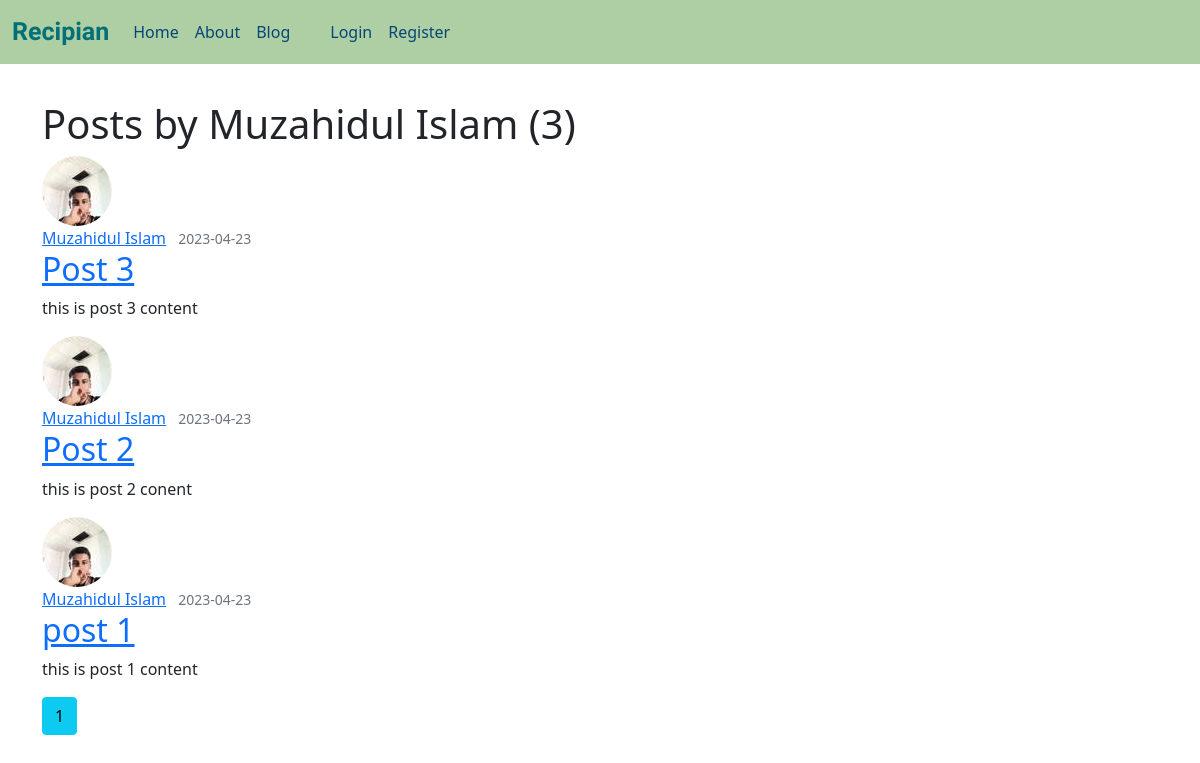
Page /user/Muzahidul Islam on the earlier database version.
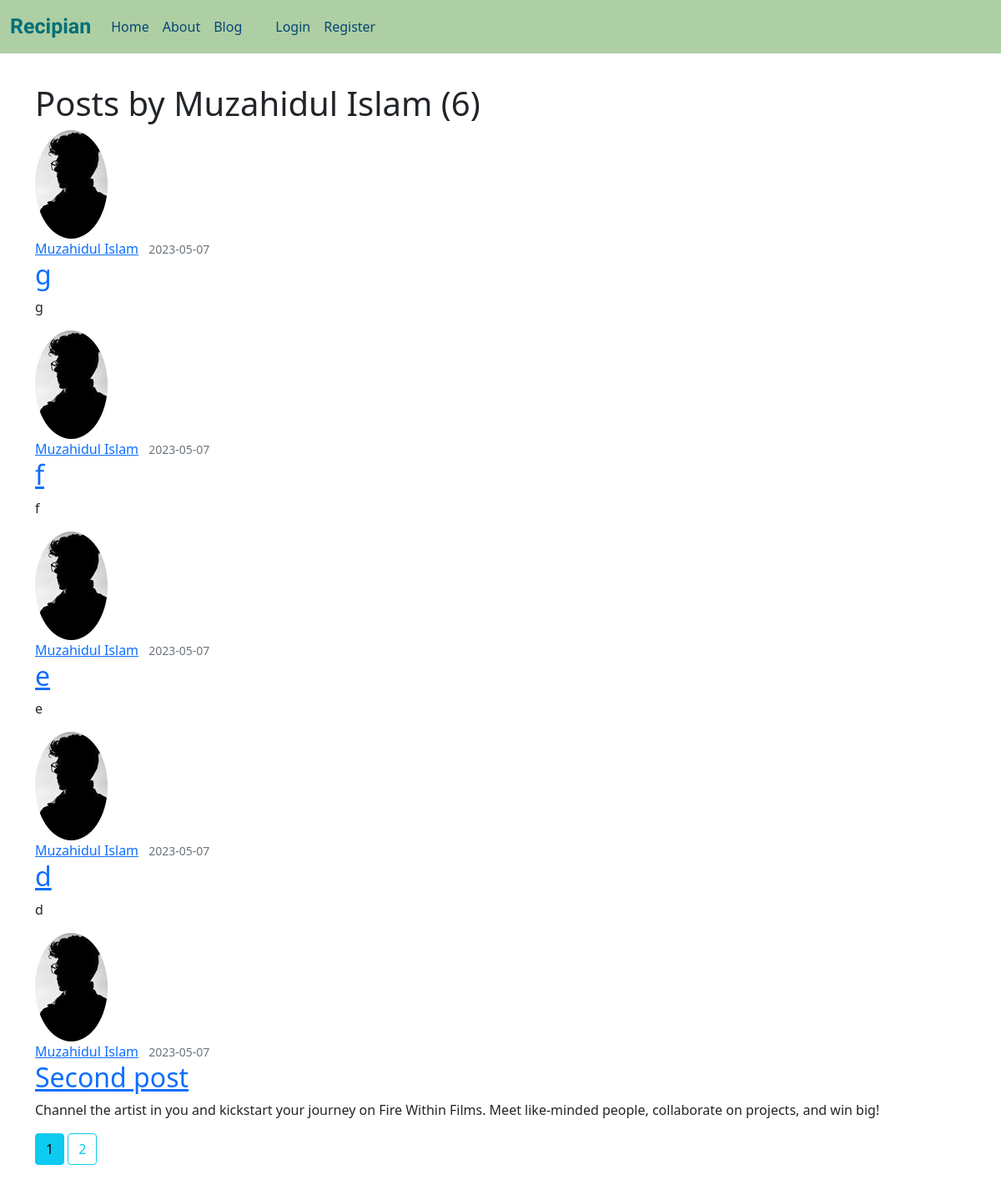
Same page on the later database version.
### flaskblog/models.py (models this page shows, shortened)
class User(db.Model, UserMixin):
    id = db.Column(db.Integer,primary_key=True)
    username = db.Column(db.String(20),unique=True,nullable=False)
    email = db.Column(db.String(120),unique=True,nullable=False)
    image_file = db.Column(db.String(20),nullable=False, default = 'default.jpg')
    password = db.Column(db.String(60),nullable=False)
    posts = db.relationship('Post', backref='author',lazy=True)

class Post(db.Model):
    id = db.Column(db.Integer,primary_key=True)
    title = db.Column(db.String(100), nullable=False)
    date_posted  = db.Column(db.DateTime, nullable=False , default = datetime.utcnow)
    content = db.Column(db.String(1000), nullable = False)
    user_id = db.Column(db.Integer, db.ForeignKey('user.id'), nullable = False)

### flaskblog/routes.py (the view)
@app.route("/user/<string:username>")#this is second route to go home page
def user_posts(username):
    page = request.args.get('page',1, type=int)
    user = User.query.filter_by(username=username).first_or_404()
    posts = Post.query.filter_by(author=user).order_by(Post.date_posted.desc()).paginate(page=page, per_page=5)
    return render_template('user_post.html', posts = posts, user=user) #sending arguments

### flaskblog/templates/user_post.html
{% extends "layout.html" %}
{% block content%}
    <h1 class="my-2">Posts by {{user.username}} ({{posts.total}})</h1>
    {% for post in posts.items %}
        <article class="media content-section">
            <img class="rounded-circle article-img" src="{{url_for('static', filename='profilePic/' + post.author.image_file)}}" alt="">
            <div class="media-body">
                <div class="article-metadata">
                    <a class="me-2" href="{{url_for('user_posts', username=post.author.username)}}">{{post.author.username}}</a>
                    <small class="text-muted">{{post.date_posted.strftime('%Y-%m-%d')}}</small>
                </div>
                <h2><a class="article-title" href="{{url_for('post', post_id=post.id)}}">{{post.title}}</a></h2>
                <p>{{post.content}}</p>
            </div>
        </article>
    {% endfor%}
    {% for page_num in posts.iter_pages(left_edge=1, right_edge=1, left_current=1, right_current=2) %}
        {% if page_num %}
            {% if posts.page == page_num %}
                <a class="btn btn-info mb-4" href="{{url_for('user_posts',page=page_num, username=user.username)}}">{{page_num}}</a>
            {% else %}
                <a class="btn btn-outline-info mb-4" href="{{url_for('user_posts',page=page_num, username=user.username)}}">{{page_num}}</a>
            {% endif %}
        {% else %}
        ...
        {% endif %}
    {% endfor %}
{% endblock content%}

### flaskblog/templates/layout.html (shortened to what this page needs)
<!DOCTYPE html>
<html lang="en">
<head>
    <link rel="stylesheet" href="https://cdnjs.cloudflare.com/ajax/libs/font-awesome/6.4.0/css/all.min.css" />
    <link href="https://cdn.jsdelivr.net/npm/bootstrap@5.0.2/dist/css/bootstrap.min.css" rel="stylesheet">
    <link rel="stylesheet" href="{{ url_for('static', filename='main.css' ) }}">
</head>
<body>
  <header class="site-header mb-5">
    <nav class="navbar navbar-expand-md  navbar-bg fixed-top">
        <div class="container-fluid">
          <a class="navbar-brand logo" href="#">Recipian</a>
          <div class="collapse navbar-collapse " id="navbarNav">
            <ul class="navbar-nav me-4">
              <li class="nav-item">
                <a class="nav-link active text-color" aria-current="page" href="{{url_for('home')}}">Home</a>
              </li>
              <li class="nav-item">
                <a class="nav-link text-color " href="{{url_for('about')}}">About</a>
              </li>
              <li class="nav-item">
                <a class="nav-link text-color " href="{{url_for('blog')}}">Blog</a>
              </li>
            </ul>
            <div class="navbar-nav">
                {% if current_user.is_authenticated %}
                  <a class="nav-item nav-link text-color" href="{{url_for('new_post')}}">New Post</a>
                  <a class="nav-item nav-link text-color" href="{{url_for('account')}}">Account</a>
                  <a class="nav-item nav-link text-color" href="{{url_for('logout')}}">Logout</a>
                {% else %}
                  <a class="nav-item nav-link text-color" href="{{url_for('login')}}">Login</a>
                  <a class="nav-item nav-link text-color" href="{{url_for('register')}}">Register</a>
                {% endif %}
            </div>
          </div>
        </div>
      </nav>
   </header>
   <main role="main" class="container ">
        <div class="blog-container ">
            {% block content %} {% endblock %}
        </div>
   </main>
</body>
</html>

### flaskblog/static/main.css (style rules this page uses)
:root { --bg-color: white; --btn-color: #46A094; --text-color: #064674; --card-color: #AECFA4; }
.logo { font-family: 'Gloria Hallelujah', cursive; color: rgb(3, 111, 119); font-size: 25px; font-weight: bolder; }
.navbar-bg { background-color: var(--card-color) }
.text-color { color: var(--text-color) }
main { margin-top: 100px; }

Differences in the rows shown:
no longer on this page (row edited): Post: image_file (picture), author.username "Muzahidul Islam", date_posted "2023-04-23", title "post 1", content "this is post 1 content"
added Post: image_file (placeholder picture), author.username "Muzahidul Islam", date_posted "2023-05-07", title "g", content "g"
added Post: image_file (placeholder picture), author.username "Muzahidul Islam", date_posted "2023-05-07", title "f", content "f"
added Post: image_file (placeholder picture), author.username "Muzahidul Islam", date_posted "2023-05-07", title "e", content "e"
changed Post (number 4 of 5 on the later page): image_file: picture removed, a placeholder shows; date_posted "2023-04-23" → "2023-05-07"; title "Post 3" → "d"; content "this is post 3 content" → "d"
changed Post: image_file: picture removed, a placeholder shows; date_posted "2023-04-23" → "2023-05-07"; title "Post 2" → "Second post"; content "this is post 2 conent" → "Channel the artist in you and kickstart your journey on Fire Within Films. Meet like-minded people, collaborate on projects, and win big!"
Other differences:
{{ posts.total }}: "3" → "6"
new list line: "2"
